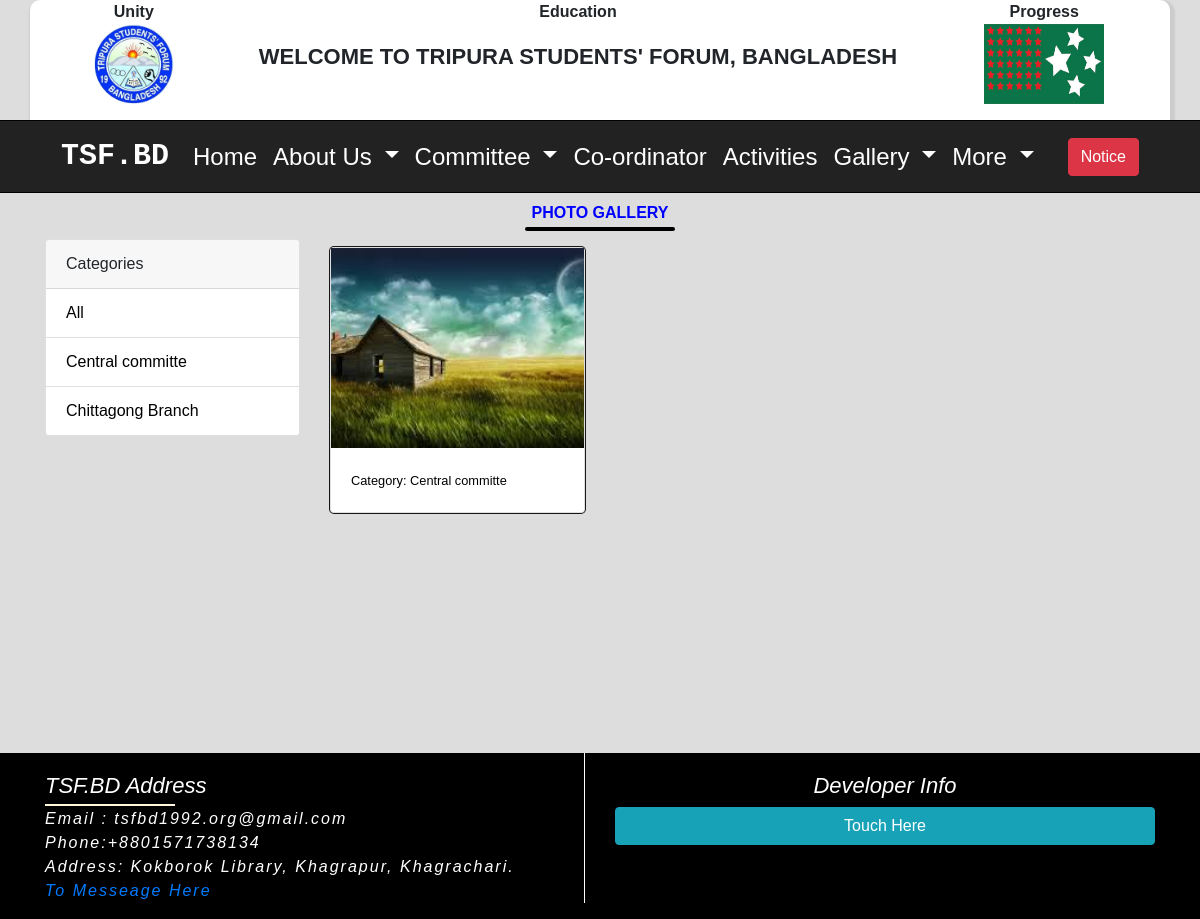
Page /gallery/ on the committed database.
### Home_app/models.py (models this page shows, shortened)
class TsfAboutSetting(models.Model):
    tsf_logo = models.ImageField(upload_to='tsf_logo', blank=True)
    tsf_flag = models.ImageField(upload_to='tsf_flag', blank=True)
    tsf_greeting = models.CharField(max_length=255, blank=True)
    country = models.CharField(max_length=255, blank=True)
    tsf_phone = models.CharField(max_length=255, blank=True)
    tsf_email = models.EmailField(max_length=255, blank=True)
    tsf_address = models.TextField(blank=True)
    tsf_about = models.TextField(blank=True)
    tsf_president_name = models.CharField(max_length=255, blank=True)
    tsf_president_photo = models.ImageField(upload_to='president_photo')
    tsf_president_title = models.CharField(max_length=255, blank=True)
    tsf_president_about = models.TextField(blank=True)
    tsf_secretary_name = models.CharField(max_length=255, blank=True)
    tsf_secretary_photo = models.ImageField(upload_to='secretary_photo')
    tsf_secretary_title = models.CharField(max_length=255, blank=True)
    tsf_secretary_about = models.TextField(blank=True)
    tsf_fb_link = models.URLField(max_length=255, blank=True)
    tsf_twitter_link = models.URLField(max_length=255, blank=True)
    tsf_instagram_link = models.URLField(max_length=255, blank=True)
    tsf_linkdin_link = models.URLField(max_length=255, blank=True)
    tsf_youtube_link = models.URLField(max_length=255, blank=True)
    class Meta:
        verbose_name_plural = "TSF ABOUT"

### Photo_app/models.py (models this page shows, shortened)
class Category(models.Model):
    name = models.CharField(max_length=100, null=False, blank=False)

class Photo(models.Model):
    category = models.ForeignKey(
        Category, on_delete=models.SET_NULL, null=True, blank=True)
    image = models.ImageField(null=False, blank=False)
    description = models.TextField()

### Photo_app/views.py (the view)
# urls.py: path('gallery/', views.gallery, name='gallery'),
def gallery(request, pk=None):
    category = request.GET.get('category')
    if category == None:
        photos = Photo.objects.all()
        if pk:
           photos = get_object_or_404(photos, pk=pk)
    else:
        photos = Photo.objects.filter(category__name=category)
    categories = Category.objects.all()
    context = {'categories': categories, 'photos': photos}
    return render(request, 'photos/gallery.html', context)

### About_app/context_processors.py (called while the page is built)
def about_categories(request):
    about_categories = Category.objects.all()
    return {'about_categories': about_categories }

### Home_app/context_processors.py (called while the page is built)
def about_inform(request):
    about_inform = TsfAboutSetting.objects.first()
    return {'about_inform': about_inform}

def developer_info(request):
    developer_info = DeveloperInfo.objects.first()
    return {'developer_info': developer_info}

### templates/photos/gallery.html (shortened to what this page needs)
{% extends 'home/base.html' %}
{% load static %}
{% block body %}
<section style="min-height: 550px;">
    <div class="container">
        <h1 class="branch_heading_title"> Photo Gallery </h1>
        <div class="row">
            <div class="col-md-3">
                <div class="card">
                    <div class="card-header">
                        Categories
                    </div>
                    <ul class="list-group list-group-flush">
                        <li class="list-group-item">
                            <a href="{% url 'gallery' %}">All</a>
                        </li>
                        {% for category in categories %}
                        <li class=" list-group-item">
                            <a href="{% url 'gallery' %}?category={{category.name}}">
                                {{category.name}}
                            </a>
                        </li>
                        {% endfor %}
                    </ul>
                </div>
            </div>
            <div class="col-md-9">
                <div class="row">
                    {% for photo in photos %}
                    <div class="col-md-4 ">
                        <a href="{% url 'photo' photo.id %}">
                        <div class="card photo_card_box my-2">
                            <img class="image-thumbail" src="{{photo.image.url}}" alt="Card image cap" />
                            <div class="card-body">
                                <small>Category: {{photo.category.name}}</small>
                            </div>
                        </div>
                    </a>
                    </div>
                    {% empty %}
                    <h3>No photos...</h3>
                    {% endfor %}
                </div>
            </div>
        </div>
    </div>
</section>
{% endblock %}

### templates/home/banner.html
{% load static %}
<section id="banner_section">
  <div class="container logoheder">
     <div class="tsf-logo-box">
       <p  class="dignity">Unity</p>
       <img src="{{ about_inform.tsf_logo.url }}" alt="logo" class="tsf_logo_banner">
     </div>
     <div class="tsf-text-box">
       <p class="dignity">Education</p>
      <h3 class="banner_text">{{ about_inform.tsf_greeting}}, {{ about_inform.country}}</h3>
    </div>
    <div class="tsf-flag-box">
      <p  class="dignity">Progress</p>
      <img src="{{ about_inform.tsf_flag.url}}" alt="flag" class="tsf_flag_banner">
    </div>
    </div>
    </section>

### templates/home/footer.html (shortened to what this page needs)
<div class="container">
    <div class="row">
       <div class="col-md-6">
   <div class="side_left">
    <ul class="footer_list">
      <h2 class="Tsf_info">TSF.BD Address </h2>
       <li class="tsf_email"> Email : {{ about_inform.tsf_email }}</li>
       <li> Phone:{{ about_inform.tsf_phone }}</li>
       <li> Address: {{ about_inform.tsf_address }}</li>
       <li> <a href="{% url 'contact' %}">To Messeage Here</a></li>
     </ul>
   </div>
       </div>
       <div class="col-md-6">
<div class="footer_list">
  <h2 class="developer_title">Developer Info</h2>
<button type="button" class="btn btn-info btn-block" data-toggle="modal" data-target="#exampleModalCenter">
Touch Here
</button>
</div>
            </div>
    </div>
</div>

### Home_app/static/css/home.css (style rules this page uses)
* { margin: 0; padding: 0; }
body { font-family: 'Poppins', sans-serif; }
.logoheder { height: 120px; background: #fff; overflow: hidden; border-radius:10px 10px 0px 0px; box-shadow: 2px 3px 2px 3px #ccc; }
.dignity { margin: 0; padding: 0; text-align: center; text-transform: capitalize; font-weight: bold; }
.tsf-logo-box { text-align: center; float: left; width: 16%; }
.tsf_logo_banner { height: 80px; width: 80px; border-radius: 50%; }
.tsf-text-box { margin-left: -22px; text-align: center; width: 68%; float: left; }
.tsf_flag_banner { height: 80px; width: 120px; }
.tsf-flag-box { text-align: center; float: left; width: 16%; }
.banner_text { margin-top: 20px; font-weight: bold; text-transform: uppercase; font-size: 22px; }

### Home_app/static/css/leader_app.css (style rules this page uses)
.branch_heading_title { margin-top: 10px; text-align: center; font-size: 16px; text-transform: uppercase; color: blue; font-weight: bold; }
.branch_heading_title:after { content: ''; display: block; width: 150px; height: 4px; background: #000; margin: 5px auto; border-radius: 10px; }

### Home_app/static/css/photo.css (style rules this page uses)
.image-thumbail { height: 200px; object-fit: cover; }
.list-group-item a { text-decoration: none; color: black; }
.photo_card_box { color: #000!important; box-shadow: rgba(255, 255, 255, 0.2) 0px 0px 0px 1px inset, rgba(0, 0, 0, 0.9) 0px 0px 0px 1px; transition: all 0.5s; }

### Home_app/static/css/footer.css (style rules this page uses)
.footer_list { padding-top: 20px; }
.side_left { border-right: 1px solid #fff; }
.footer_list li { font-size: 16px; letter-spacing: 2px; font-style: italic; list-style: none; color: #fff; }
.tsf_email { font-size: 16px; font-style: italic; }
.developer_title { text-align: center; color: #fff!important; font-size: 22px; font-style: italic; }
.Tsf_info { color: #fff; font-size: 22px; font-style: italic; position: relative; }
.Tsf_info::after { position: absolute; content: ''; height: 2px; width: 130px; display: block; margin-top: 5px; background: cornsilk; }

### rows in the picture
TsfAboutSetting: tsf_logo (picture), tsf_greeting "WELCOME TO TRIPURA STUDENTS' FORUM", country "BANGLADESH", tsf_flag (picture), tsf_email "tsfbd1992.org@gmail.com", tsf_phone "+8801571738134", tsf_address "Kokborok Library, Khagrapur, Khagrachari."
Category: name "Central committe"
Category: name "Chittagong Branch"
Photo: image (picture), category.name "Central committe"
